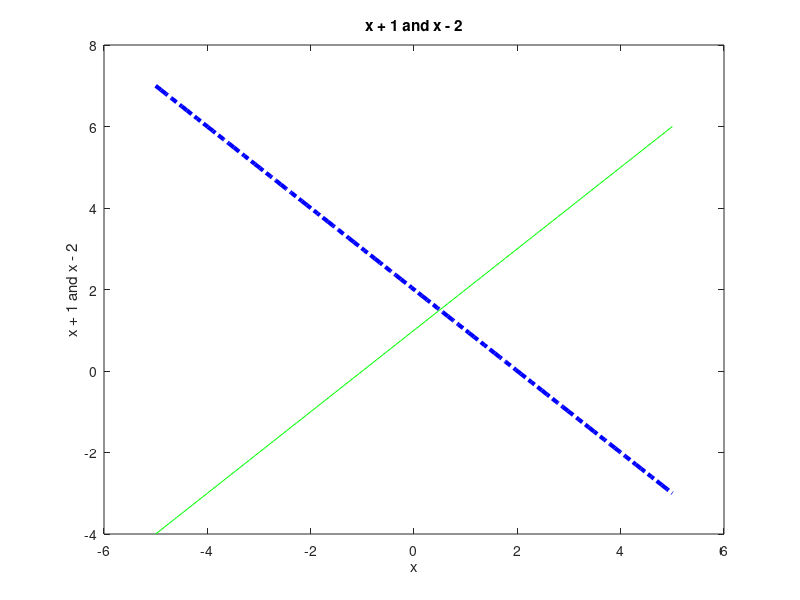

The MATLAB script that drew this image:
clc;
clear all;
close all;

x = linspace(-5, 5);
y = x + 1;
z = -x + 2;


figure;
plot(x, y, 'g', x, z, '-.b', 'LineWidth', 3);
title('x + 1 and x - 2');
xlabel('x');
ylabel('x + 1 and x - 2');